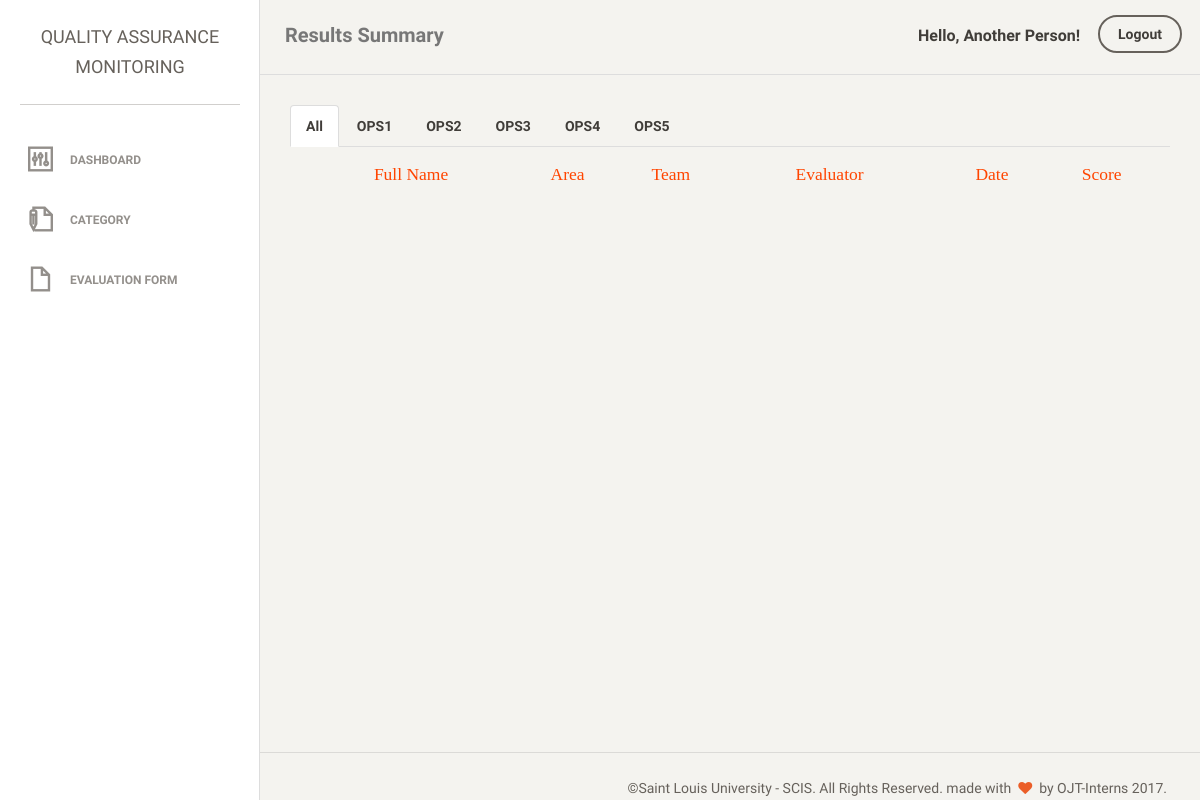
Page /dashboard/userList.php (signed in) on the earlier database version.
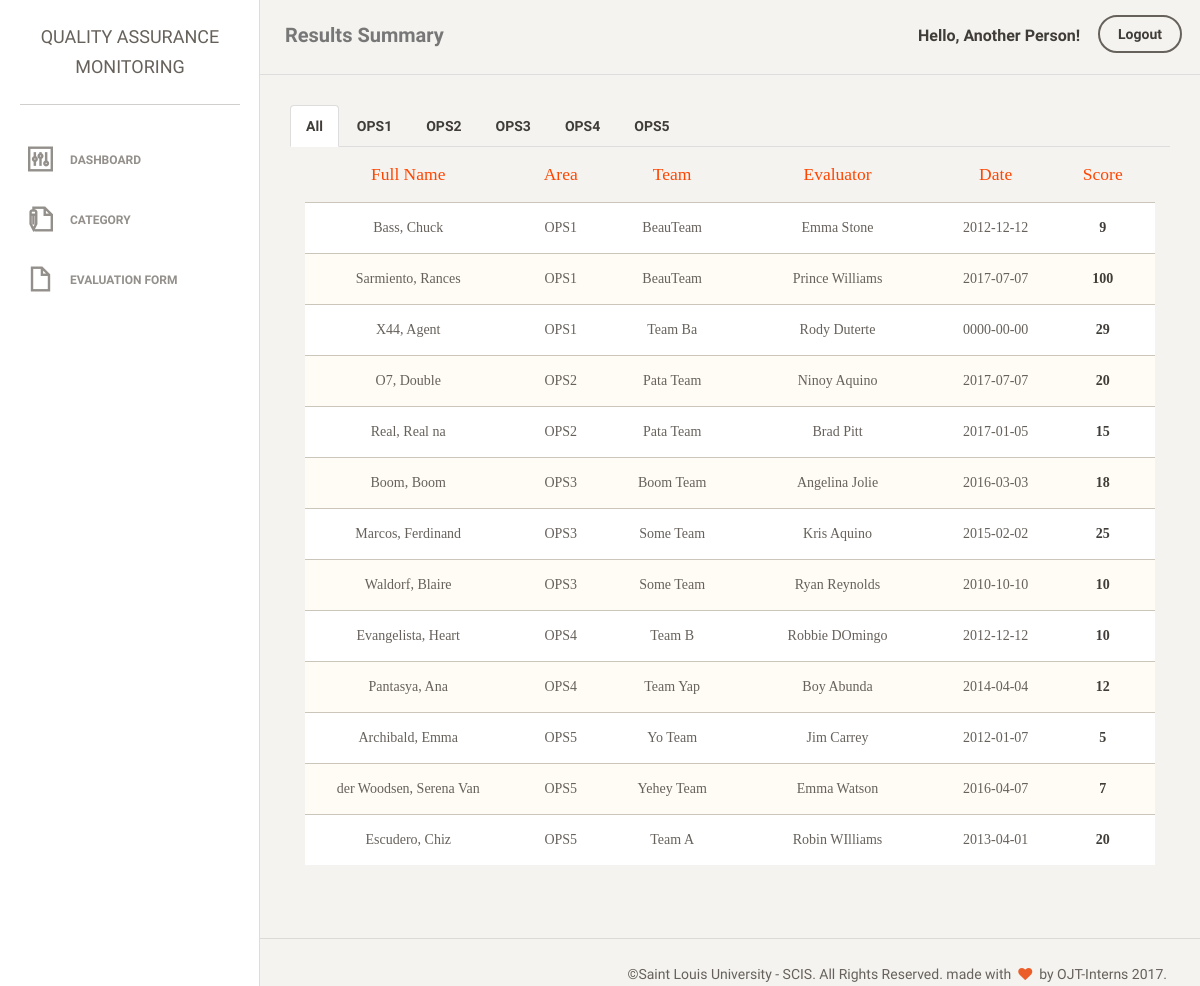
Same page on the later database version.
### tables this page shows
CREATE TABLE `agentinfo` (
  `idCA` int(11) NOT NULL AUTO_INCREMENT,
  `lastname` varchar(45) NOT NULL,
  `firstname` varchar(45) NOT NULL,
  `team` varchar(45) NOT NULL,
  `area` enum('OPS1','OPS2','OPS3','OPS4','OPS5') NOT NULL,
  `score` int(11) NOT NULL,
  `evaluator` varchar(45) DEFAULT NULL,
  `dateCompleted` date NOT NULL,
  PRIMARY KEY (`idCA`)
);

### dashboard/userList.php (the view, shortened to what the changed rows need)
<?php
    $db = new mysqli("localhost", "root", "", "ntu_monitoring");
?>
<!doctype html>
<html lang="en">
<head>
    <link href="assets/css/style.css" rel="stylesheet" type="text/css">
    <link href="assets/css/bootstrap.min.css" rel="stylesheet" />
    <link href="assets/css/animate.min.css" rel="stylesheet"/>
    <link href="assets/css/paper-dashboard.css" rel="stylesheet"/>
    <link href="http://maxcdn.bootstrapcdn.com/font-awesome/latest/css/font-awesome.min.css" rel="stylesheet">
    <link href="assets/css/themify-icons.css" rel="stylesheet">
</head>
<body>
<div class="wrapper">
    <div class="main-panel">
        <div class="content">
            <div class="container-fluid">
                <div class="row font">
                    <div class="col-lg-12">
                        <div class="tab-content clearfix">
                            <div class="tab-pane fade in active" id="all">
                                <div class="col-lg-12">
                                    <div class="table-responsive">
                                        <table class="table table-hover table-responsive table-striped">
                                            <thead class="topper font">
                                                <tr class="font">
                                                    <th class="text-center font" style="width: 10%;" >Full Name</th>
                                                    <th class="text-center font" style="width: 4%;" >Area</th>
                                                    <th class="text-center font" style="width: 4%;" >Team</th>
                                                    <th class="text-center font" style="width: 10%;" >Evaluator</th>
                                                    <th class="text-center font" style="width: 5%;" >Date</th>
                                                    <th class="text-center font" style="width: 4%;" >Score</th>
                                                </tr>
                                            </thead>
                                                <?php
                                                    $agent="SELECT CONCAT(lastname, ', ', firstname)'name', team, area, score, evaluator, dateCompleted FROM agentinfo ORDER BY area ASC, lastname ASC ";
                                                    if ($result=mysqli_query($db, $agent)) {
                                                        if(mysqli_num_rows($result) > 0) {
                                                           while ($row=mysqli_fetch_assoc($result)) {
                                                                echo "<tr>";
                                                                echo "<td class='text-center font'>".$row['name']."</td>";
                                                                echo "<td class='text-center font'>".$row['area']."</td>";
                                                                echo "<td class='text-center font'>".$row['team']."</td>";
                                                                echo "<td class='text-center font'>".$row['evaluator']."</td>";
                                                                echo "<td class='text-center font'>".$row['dateCompleted']."</td>";
                                                                echo "<td class='text-center font'><strong>".$row['score']."</strong></td>";
                                                                echo "</tr>";
                                                            }
                                                        }
                                                    }
                                                ?>
                                        </table>
                                    </div>
                                </div>
                            </div>
                        </div>
                    </div>
                </div>
            </div>
        </div>
    </div>
</div>
</body>
</html>

Differences in the rows shown:
added agentinfo: name "Bass, Chuck", area "OPS1", team "BeauTeam", evaluator "Emma Stone", dateCompleted "2012-12-12", score "9"
added agentinfo: name "Sarmiento, Rances", area "OPS1", team "BeauTeam", evaluator "Prince Williams", dateCompleted "2017-07-07", score "100"
added agentinfo: name "X44, Agent", area "OPS1", team "Team Ba", evaluator "Rody Duterte", dateCompleted "0000-00-00", score "29"
added agentinfo: name "O7, Double", area "OPS2", team "Pata Team", evaluator "Ninoy Aquino", dateCompleted "2017-07-07", score "20"
added agentinfo: name "Real, Real na", area "OPS2", team "Pata Team", evaluator "Brad Pitt", dateCompleted "2017-01-05", score "15"
added agentinfo: name "Boom, Boom", area "OPS3", team "Boom Team", evaluator "Angelina Jolie", dateCompleted "2016-03-03", score "18"
added agentinfo: name "Marcos, Ferdinand", area "OPS3", team "Some Team", evaluator "Kris Aquino", dateCompleted "2015-02-02", score "25"
added agentinfo: name "Waldorf, Blaire", area "OPS3", team "Some Team", evaluator "Ryan Reynolds", dateCompleted "2010-10-10", score "10"
added agentinfo: name "Evangelista, Heart", area "OPS4", team "Team B", evaluator "Robbie DOmingo", dateCompleted "2012-12-12", score "10"
added agentinfo: name "Pantasya, Ana", area "OPS4", team "Team Yap", evaluator "Boy Abunda", dateCompleted "2014-04-04", score "12"
added agentinfo: name "Archibald, Emma", area "OPS5", team "Yo Team", evaluator "Jim Carrey", dateCompleted "2012-01-07", score "5"
added agentinfo: name "der Woodsen, Serena Van", area "OPS5", team "Yehey Team", evaluator "Emma Watson", dateCompleted "2016-04-07", score "7"
added agentinfo: name "Escudero, Chiz", area "OPS5", team "Team A", evaluator "Robin WIlliams", dateCompleted "2013-04-01", score "20"
